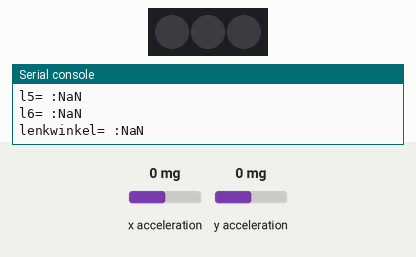
Simulated run of this program. Board: Calliope mini (MakeCode). Parts: 3 RGB LEDs in strip order, left to right, the last lines printed to the serial console. The inputs (shaded band) are chosen by the test bench; at power-on: x acceleration 0 mg, y acceleration 0 mg. Dim RGB values are drawn brighter than linear.

Above: at 1.2 s.
1.3 s: x acceleration set to 750 mg
At 1.35 s:
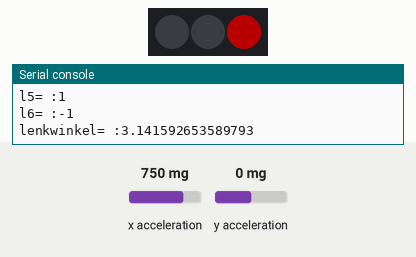
4.3 s: x acceleration set to 1440 mg
7.3 s: x acceleration set to 225 mg
Timing chart, 0 to 16.3 s (numbered marks = the images above; inputs shaded):
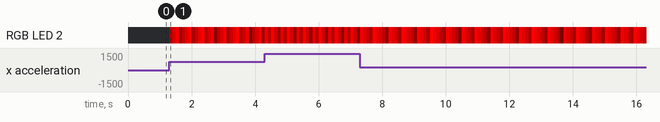

Measured:
- after the input at 1.3 s, RGB LED 2: off → RGB(70, 0, 0) at once, → RGB(139, 0, 0) 0.10 s later, → RGB(208, 0, 0) 0.10 s later, → RGB(21, 0, 0) 0.10 s later, … (30 changes in this stretch)

The program:

main.ts
```typescript
function SerielleAusgabe () {
    serial.writeValue("l1= ", l1)
    serial.writeValue("l2= ", l2)
    serial.writeValue("l3= ", l3)
    serial.writeValue("l4= ", l4)
    serial.writeValue("l5= ", l5)
    serial.writeValue("l6= ", l6)
    serial.writeValue("lenkwinkel= ", lenkwinkel)
}
let beschleunigung_y = 0
let beschleunigung_x = 0
let lenkwinkel = 0
let l6 = 0
let l5 = 0
let l4 = 0
let l3 = 0
let l2 = 0
let l1 = 0
serial.redirectToUSB()
let motor_max = 255
let motor_l = 0
let motor_r = 0
let nullpunkt_tol = 10
let geschw_red = 0
loops.everyInterval(100, function () {
    beschleunigung_x = input.acceleration(Dimension.X)
    beschleunigung_y = input.acceleration(Dimension.Y)
    l1 = beschleunigung_x ** 2
    l2 = beschleunigung_y ** 2
    l3 = l1 + l2
    l4 = Math.sqrt(l3)
    l5 = beschleunigung_x / l4
    l6 = -1 * l5
    lenkwinkel = Math.acos(l6)
    SerielleAusgabe()
    geschw_red = Math.abs(beschleunigung_x) / 1023 * motor_max
    if (Math.abs(beschleunigung_x) > nullpunkt_tol) {
        if (0 < 0) {
            motor_l = motor_l - geschw_red
        }
        if (beschleunigung_x > 0) {
            motor_r = motor_r - geschw_red
        }
    }
    basic.setLedColors(basic.rgb(motor_l, 0, 0), 0x000000, basic.rgb(motor_r, 0, 0))
})
```

test.ts
```typescript
// Hier kann man Tests durchführen; diese Datei wird nicht kompiliert, wenn dieses Paket als Erweiterung verwendet wird.
```
